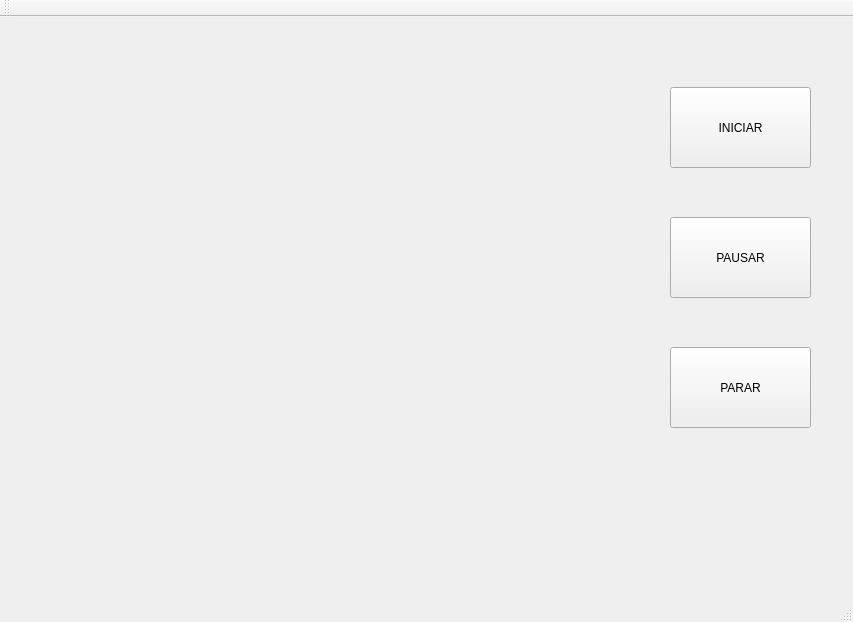
<?xml version="1.0" encoding="UTF-8"?>
<ui version="4.0">
 <class>Atlas</class>
 <widget class="QMainWindow" name="Atlas">
  <property name="geometry">
   <rect>
    <x>0</x>
    <y>0</y>
    <width>853</width>
    <height>622</height>
   </rect>
  </property>
  <property name="windowTitle">
   <string>MainWindow</string>
  </property>
  <widget class="QWidget" name="centralWidget">
   <widget class="QPushButton" name="iniciarButton">
    <property name="geometry">
     <rect>
      <x>670</x>
      <y>70</y>
      <width>141</width>
      <height>81</height>
     </rect>
    </property>
    <property name="text">
     <string>INICIAR</string>
    </property>
   </widget>
   <widget class="QWidget" name="verticalLayoutWidget">
    <property name="geometry">
     <rect>
      <x>40</x>
      <y>40</y>
      <width>541</width>
      <height>491</height>
     </rect>
    </property>
    <layout class="QVBoxLayout" name="graphLayout"/>
   </widget>
   <widget class="QPushButton" name="pausarButton">
    <property name="geometry">
     <rect>
      <x>670</x>
      <y>200</y>
      <width>141</width>
      <height>81</height>
     </rect>
    </property>
    <property name="text">
     <string>PAUSAR</string>
    </property>
   </widget>
   <widget class="QPushButton" name="pararButton">
    <property name="geometry">
     <rect>
      <x>670</x>
      <y>330</y>
      <width>141</width>
      <height>81</height>
     </rect>
    </property>
    <property name="text">
     <string>PARAR</string>
    </property>
   </widget>
  </widget>
  <widget class="QMenuBar" name="menuBar">
   <property name="geometry">
    <rect>
     <x>0</x>
     <y>0</y>
     <width>853</width>
     <height>21</height>
    </rect>
   </property>
  </widget>
  <widget class="QToolBar" name="mainToolBar">
   <attribute name="toolBarArea">
    <enum>TopToolBarArea</enum>
   </attribute>
   <attribute name="toolBarBreak">
    <bool>false</bool>
   </attribute>
  </widget>
  <widget class="QStatusBar" name="statusBar"/>
 </widget>
 <layoutdefault spacing="6" margin="11"/>
 <resources/>
 <connections/>
</ui>
